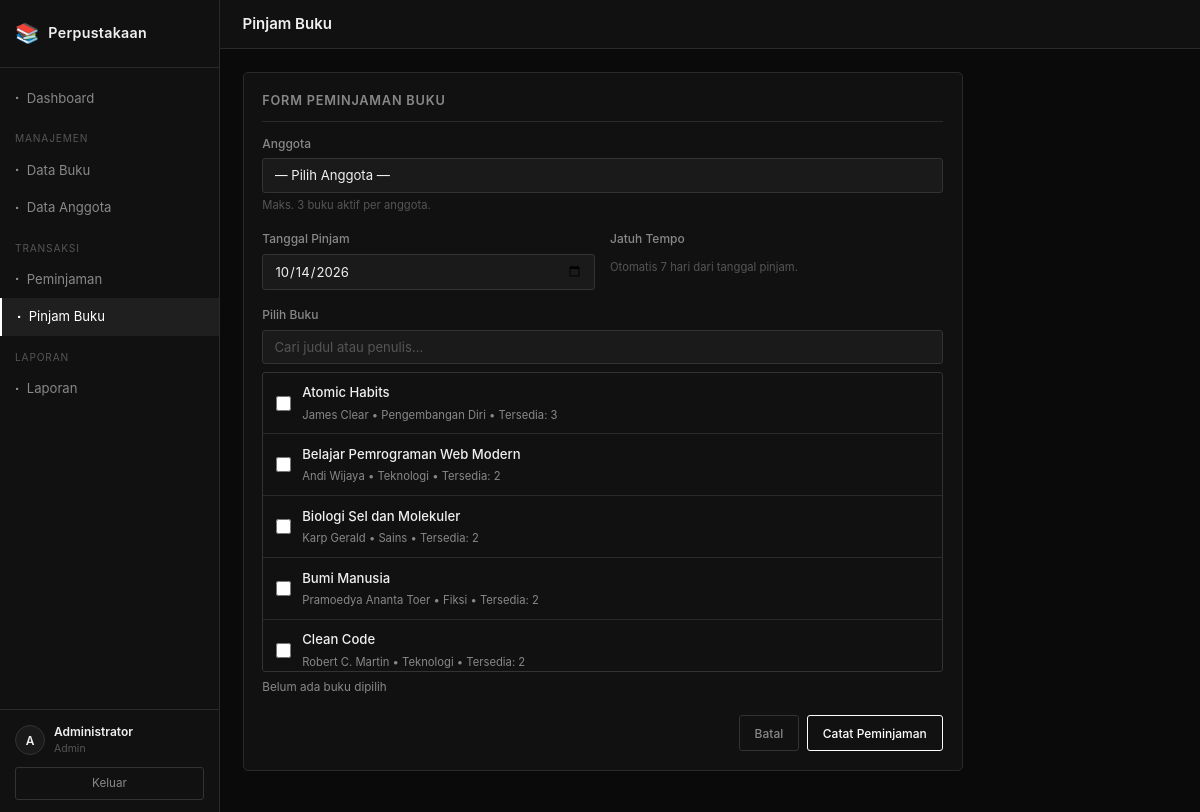
/admin/peminjaman/tambah.php (signed in), run on the app's committed database.
### tables this page shows
CREATE TABLE buku (
    id              INT UNSIGNED AUTO_INCREMENT PRIMARY KEY,
    kode_buku       VARCHAR(20)  NOT NULL UNIQUE,
    judul           VARCHAR(200) NOT NULL,
    penulis         VARCHAR(150) NOT NULL,
    penerbit        VARCHAR(150) NOT NULL,
    tahun_terbit    YEAR         NOT NULL,
    kategori        VARCHAR(80)  NOT NULL,
    stok            INT UNSIGNED NOT NULL DEFAULT 1,
    stok_tersedia   INT UNSIGNED NOT NULL DEFAULT 1,
    created_at      DATETIME     NOT NULL DEFAULT CURRENT_TIMESTAMP
);

### includes/fungsi.php (called while the page is built, shortened)
<?php
function e(string $str): string {
    return htmlspecialchars($str, ENT_QUOTES, 'UTF-8');
}

### admin/peminjaman/tambah.php (the view, shortened to what this page needs)
<?php
require_once __DIR__ . '/../../config/koneksi.php';
require_once __DIR__ . '/../../includes/fungsi.php';
$bukuTersedia = $pdo->query("SELECT id, kode_buku, judul, penulis, kategori, stok_tersedia FROM buku WHERE stok_tersedia > 0 ORDER BY judul")->fetchAll();
$tanggalPinjam = date('Y-m-d');
require_once __DIR__ . '/../../includes/header.php';
?>
<div class="card" style="max-width:720px;">
    <div class="card-title">Form Peminjaman Buku</div>
    <form method="POST" action="" data-validate id="formPinjam">
        <div class="form-group">
            <label class="form-label" for="user_id">Anggota</label>
            <select id="user_id" name="user_id" class="form-control" required data-label="Anggota">
                <option value="">— Pilih Anggota —</option>
            </select>
            <div class="form-text">Maks. <?= MAKS_PINJAM ?> buku aktif per anggota.</div>
        </div>
        <div class="form-row">
            <div class="form-group">
                <label class="form-label" for="tanggal_pinjam">Tanggal Pinjam</label>
                <input type="date" id="tanggal_pinjam" name="tanggal_pinjam" class="form-control"
                       value="<?= e($_POST['tanggal_pinjam'] ?? $tanggalPinjam) ?>" required>
            </div>
            <div class="form-group">
                <label class="form-label">Jatuh Tempo</label>
                <div class="form-text" style="margin-top:0.6rem;">Otomatis <?= LAMA_PINJAM ?> hari dari tanggal pinjam.</div>
            </div>
        </div>
        <div class="form-group">
            <label class="form-label">Pilih Buku</label>
            <?php if (empty($bukuTersedia)): ?>
                <div class="alert alert-warning">Tidak ada buku yang tersedia saat ini.</div>
            <?php else: ?>
                <input type="text" id="searchBukuPicker" class="form-control mb-1"
                       placeholder="Cari judul atau penulis..." style="margin-bottom:0.5rem;">
                <div class="book-picker" id="bookPicker">
                    <?php
                    $selectedBukuIds = array_map('intval', $_POST['buku_ids'] ?? []);
                    foreach ($bukuTersedia as $b): ?>
                        <label class="book-picker-item" for="buku_<?= $b['id'] ?>">
                            <input type="checkbox"
                                   id="buku_<?= $b['id'] ?>"
                                   name="buku_ids[]"
                                   value="<?= $b['id'] ?>"
                                   <?= in_array((int)$b['id'], $selectedBukuIds) ? 'checked' : '' ?>>
                            <div class="book-picker-info">
                                <div class="book-picker-title"><?= e($b['judul']) ?></div>
                                <div class="book-picker-meta">
                                    <?= e($b['penulis']) ?> &bull; <?= e($b['kategori']) ?>
                                    &bull; Tersedia: <?= $b['stok_tersedia'] ?>
                                </div>
                            </div>
                        </label>
                    <?php endforeach; ?>
                </div>
                <div id="pickerCounter" class="picker-counter">Belum ada buku dipilih</div>
            <?php endif; ?>
        </div>
        <div class="form-actions">
            <a href="<?= APP_URL ?>/admin/peminjaman/index.php" class="btn btn-secondary">Batal</a>
            <button type="submit" class="btn btn-primary">Catat Peminjaman</button>
        </div>
    </form>
</div>
<?php require_once __DIR__ . '/../../includes/footer.php'; ?>

### assets/css/style.css (style rules this page uses)
*, *::before, *::after { box-sizing: border-box; margin: 0; padding: 0; }
:root { --bg-base: #0a0a0a; --bg-surface: #111111; --bg-elevated: #1a1a1a; --bg-hover: #222222; --border: #2a2a2a; --border-light: #333333; --text-primary: #f0f0f0; --text-secondary: #888888; --text-muted: #555555; --white: #ffffff; --white-dim: rgba(255,255,255,0.06); --status-ok: #6a6a6a; --status-warn: #888888; --status-bad: #4a4a4a; --sidebar-w: 220px; --radius: 5px; --radius-sm: 3px; --transition: 0.15s ease; --font: -apple-system, BlinkMacSystemFont, 'Segoe UI', Roboto, Oxygen, Ubuntu, sans-serif; }
html { font-size: 15px; scroll-behavior: smooth; }
body { font-family: var(--font); background: var(--bg-base); color: var(--text-primary); line-height: 1.6; min-height: 100vh; }
a { color: inherit; text-decoration: none; }
.card { background: var(--bg-surface); border: 1px solid var(--border); border-radius: var(--radius); padding: 1.25rem; margin-bottom: 1.25rem; }
.card-title { font-size: 0.85rem; font-weight: 600; text-transform: uppercase; letter-spacing: 0.06em; color: var(--text-secondary); margin-bottom: 0.8rem; padding-bottom: 0.6rem; border-bottom: 1px solid var(--border); }
.form-group { margin-bottom: 1rem; }
.form-label { display: block; font-size: 0.8rem; font-weight: 500; color: var(--text-secondary); margin-bottom: 0.35rem; }
.form-control { width: 100%; background: var(--bg-elevated); border: 1px solid var(--border-light); border-radius: var(--radius-sm); color: var(--text-primary); padding: 0.55rem 0.75rem; font-size: 0.875rem; font-family: var(--font); transition: border-color var(--transition); -webkit-appearance: none; }
.form-control::placeholder { color: var(--text-muted); }
select.form-control { cursor: pointer; }
.form-text { font-size: 0.75rem; color: var(--text-muted); margin-top: 0.25rem; }
.form-row { display: grid; grid-template-columns: 1fr 1fr; gap: 1rem; }
.btn { display: inline-flex; align-items: center; gap: 0.35rem; padding: 0.5rem 1rem; font-size: 0.8rem; font-weight: 500; font-family: var(--font); border-radius: var(--radius-sm); cursor: pointer; transition: background var(--transition), color var(--transition), border-color var(--transition); border: 1px solid transparent; text-decoration: none; }
.btn-primary { background: transparent; border-color: var(--white); color: var(--white); }
.btn-secondary { background: transparent; border-color: var(--border-light); color: var(--text-secondary); }
.form-actions { display: flex; justify-content: flex-end; gap: 0.5rem; margin-top: 1.25rem; }
.book-picker { border: 1px solid var(--border-light); border-radius: var(--radius-sm); max-height: 300px; overflow-y: auto; }
.book-picker-item { display: flex; align-items: center; gap: 0.75rem; padding: 0.65rem 0.85rem; border-bottom: 1px solid var(--border); cursor: pointer; transition: background var(--transition); }
.book-picker-item input[type="checkbox"] { width: 15px; height: 15px; accent-color: #fff; cursor: pointer; flex-shrink: 0; }
.book-picker-info { flex: 1; }
.book-picker-title { font-size: 0.875rem; font-weight: 500; }
.book-picker-meta { font-size: 0.75rem; color: var(--text-secondary); margin-top: 0.15rem; }
.picker-counter { font-size: 0.78rem; color: var(--text-secondary); margin-top: 0.4rem; }
.mb-1 { margin-bottom: 0.5rem; }

### data on the page
buku: judul "Atomic Habits", penulis "James Clear", kategori "Pengembangan Diri", stok_tersedia "3"
buku: judul "Belajar Pemrograman Web Modern", penulis "Andi Wijaya", kategori "Teknologi", stok_tersedia "2"
buku: judul "Biologi Sel dan Molekuler", penulis "Karp Gerald", kategori "Sains", stok_tersedia "2"
buku: judul "Bumi Manusia", penulis "Pramoedya Ananta Toer", kategori "Fiksi", stok_tersedia "2"
buku: judul "Clean Code", penulis "Robert C. Martin", kategori "Teknologi", stok_tersedia "2"

### other printed values
APP_NAME "Perpustakaan"
substr($user['nama'], 0, 1) "A"
$user['nama'] "Administrator"
$user['role'] "Admin"
$pageTitle "Pinjam Buku"
MAKS_PINJAM "3"
LAMA_PINJAM "7"
